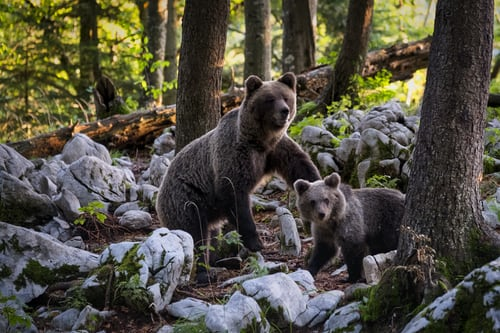
#> input picture Bear.jpg, 500 x 333 px
$ jupyter execute 'Concatination Task4.3.ipynb'
#> lines starting #> are read from the running program, lines starting #| are printed output that depends on the picture
[cell 1]
import cv2

[cell 2]
bear = cv2.imread("Bear.jpg")
#> bear is the input picture: shape (333, 500, 3); mean B, G, R 65.5, 78.2, 81
building = cv2.imread("Building.jpg")
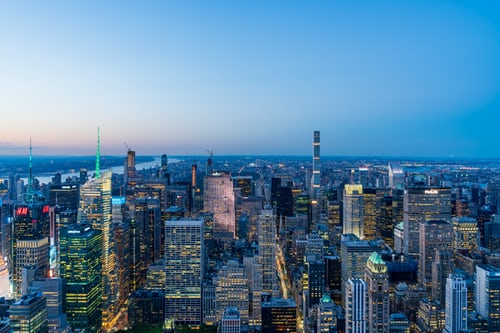
#> input picture Building.jpg, 500 x 333 px
#> building is the input picture: shape (333, 500, 3); mean B, G, R 158.5, 128.1, 87.3

[cell 3]
bear_resize = cv2.resize(bear,(200,200))
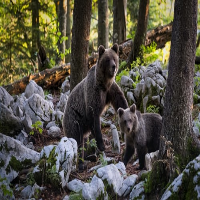
#> bear_resize: shape (200, 200, 3); mean B, G, R 65.4, 78.1, 80.9
building_resize = cv2.resize(building,(200,200))
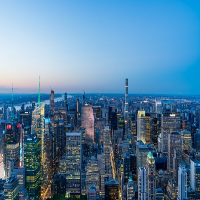
#> building_resize: shape (200, 200, 3); mean B, G, R 158.4, 128, 87.2

[cell 4]
h_concat = cv2.hconcat([building_resize , bear_resize])
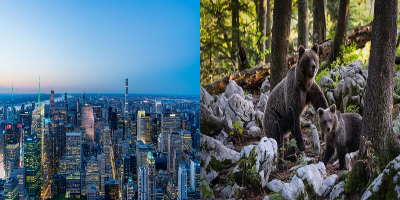
#> h_concat: shape (200, 400, 3); mean B, G, R 111.9, 103, 84
cv2.imshow("concate",h_concat)
cv2.waitKey()
cv2.destroyAllWindows()

[cell 5]
v_concat = cv2.vconcat([building_resize , bear_resize])
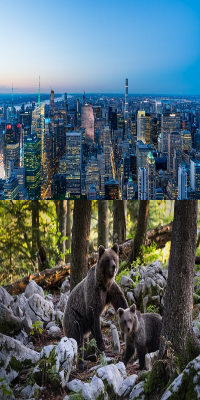
#> v_concat: shape (400, 200, 3); mean B, G, R 111.9, 103, 84
cv2.imshow("concate",v_concat)
cv2.waitKey()
cv2.destroyAllWindows()
